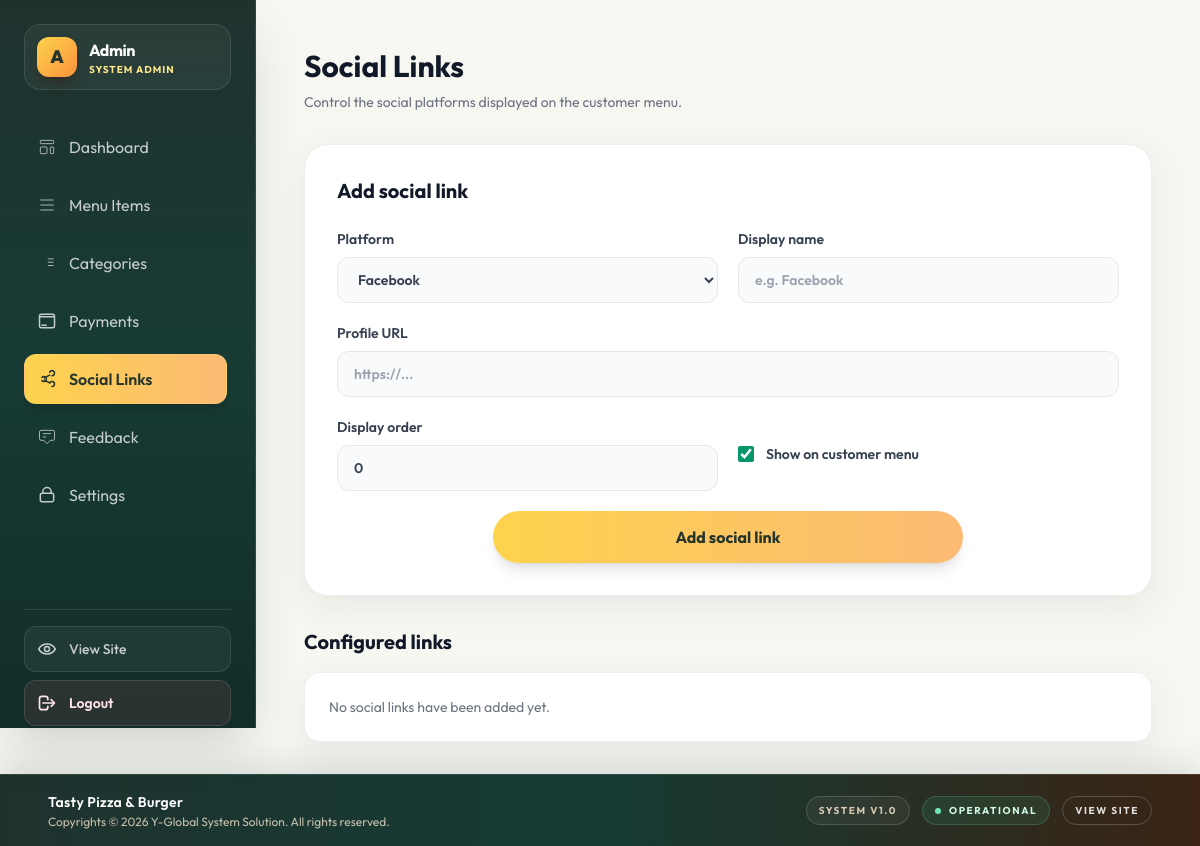
/admin/social_links.php (signed in), run on an earlier commit of the app's database.
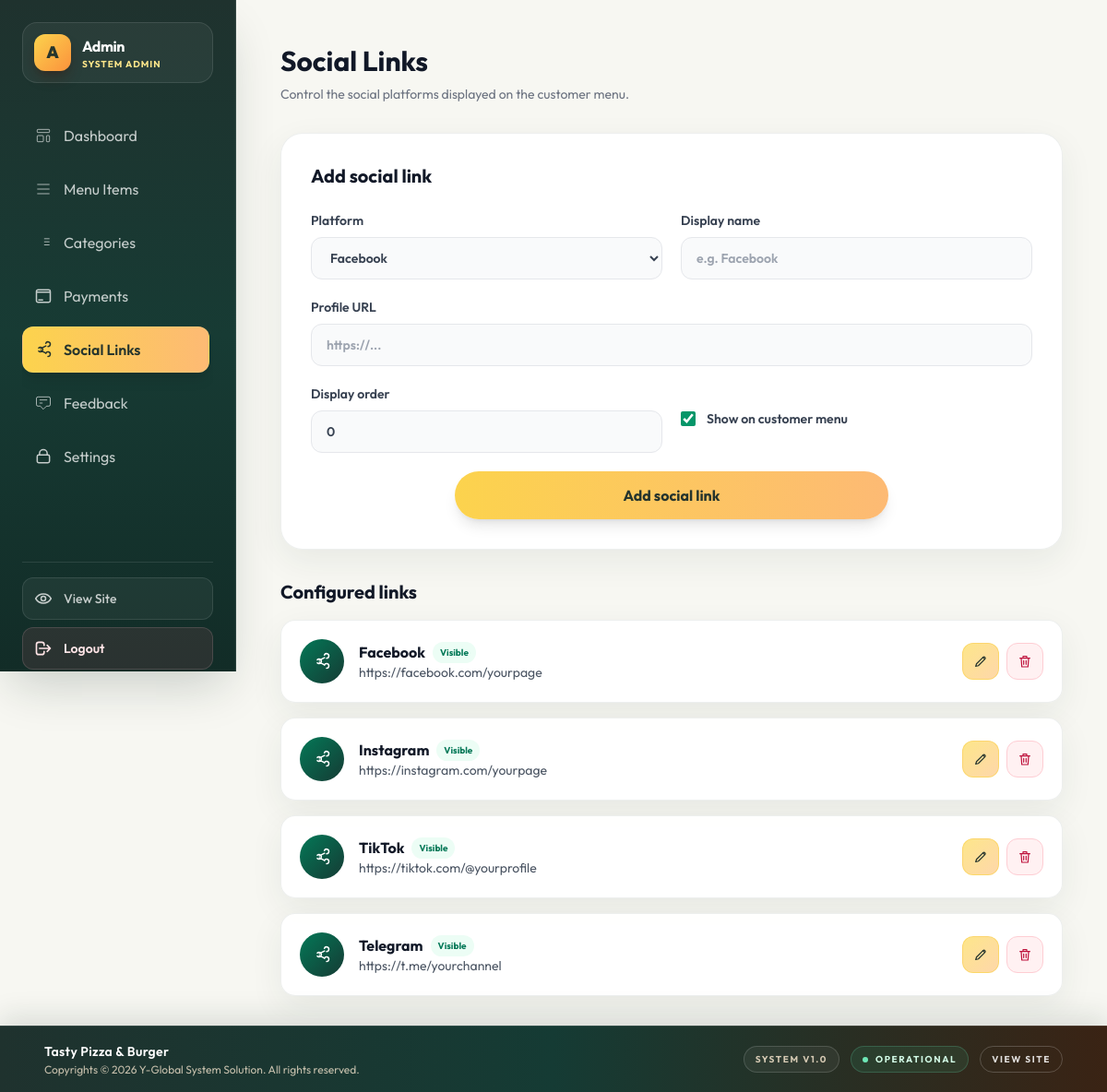
And on a later commit of the database.
### tables this page shows
CREATE TABLE `social_links` (
  `id` int(11) NOT NULL AUTO_INCREMENT,
  `platform` varchar(50) NOT NULL,
  `name` varchar(100) NOT NULL,
  `url` text NOT NULL,
  `is_active` tinyint(1) DEFAULT 1,
  `sort_order` int(11) DEFAULT 0,
  PRIMARY KEY (`id`)
);

### admin/social_links.php (the view, shortened to what the rows shown need)
<?php
require_once '../includes/db.php';
$links = $pdo->query("SELECT * FROM social_links ORDER BY sort_order ASC, id ASC")->fetchAll();
include 'header.php';
?>
<div class="mx-auto max-w-5xl">
    <header class="mb-8">
        <h2 class="text-3xl font-bold text-gray-900">Social Links</h2>
    </header>
    <section class="space-y-4">
        <?php foreach ($links as $link): ?>
            <article class="glass-card flex flex-col gap-4 rounded-2xl p-5 sm:flex-row sm:items-center">
                <div class="flex h-12 w-12 shrink-0 items-center justify-center rounded-full bg-gradient-to-br from-emerald-700 to-[#153b34] text-white">
                    <svg class="h-5 w-5" fill="none" stroke="currentColor" viewBox="0 0 24 24" aria-hidden="true">
                        <path stroke-linecap="round" stroke-linejoin="round" stroke-width="1.8" d="M18 8a3 3 0 1 0-2.83-4M6 14a3 3 0 1 0 0-4m12 11a3 3 0 1 0-2.83-4M8.7 10.7l6.6-3.4m-6.6 6 6.6 3.4" />
                    </svg>
                </div>
                <div class="min-w-0 flex-1">
                    <div class="flex flex-wrap items-center gap-2">
                        <h4 class="font-bold text-gray-900"><?= htmlspecialchars($link['name']) ?></h4>
                        <span class="rounded-full px-2 py-1 text-[10px] font-bold <?= $link['is_active'] ? 'bg-emerald-50 text-emerald-700' : 'bg-gray-100 text-gray-500' ?>">
                            <?= $link['is_active'] ? 'Visible' : 'Hidden' ?>
                        </span>
                    </div>
                    <p class="truncate text-sm text-gray-600"><?= htmlspecialchars($link['url']) ?></p>
                </div>
                <div class="flex gap-2">
                    <a href="social_links.php?edit=<?= (int) $link['id'] ?>" aria-label="Edit <?= htmlspecialchars($link['name']) ?>" title="Edit link"
                        class="inline-flex h-10 w-10 items-center justify-center rounded-xl border border-amber-300/60 bg-gradient-to-br from-amber-200 to-orange-200 text-[#25342d]">
                        <svg class="h-4 w-4" fill="none" stroke="currentColor" viewBox="0 0 24 24" aria-hidden="true">
                            <path stroke-linecap="round" stroke-linejoin="round" stroke-width="1.8" d="m15.5 5.5 3 3M4 20l4.3-.9L19 8.4a2.1 2.1 0 0 0-3-3L5.3 16.1 4 20Z" />
                        </svg>
                    </a>
                    <form method="POST">
                        <button type="button" @click="requestConfirmation('Remove this social link?', () => $el.closest('form').requestSubmit())" aria-label="Delete <?= htmlspecialchars($link['name']) ?>" title="Delete link"
                            class="inline-flex h-10 w-10 items-center justify-center rounded-xl border border-rose-200 bg-rose-50 text-rose-700">
                            <svg class="h-4 w-4" fill="none" stroke="currentColor" viewBox="0 0 24 24" aria-hidden="true">
                                <path stroke-linecap="round" stroke-linejoin="round" stroke-width="1.8" d="M4 7h16m-10 4v6m4-6v6M6 7l1 14h10l1-14M9 7V4h6v3" />
                            </svg>
                        </button>
                    </form>
                </div>
            </article>
        <?php endforeach; ?>
    </section>
</div>
<?php include 'footer.php'; ?>

What changed in the data, as far as the page shows it:
added social_links: name "Facebook", is_active "Visible", url "https://facebook.com/yourpage"
added social_links: name "Instagram", is_active "Visible", url "https://instagram.com/yourpage"
added social_links: name "TikTok", is_active "Visible", url "https://tiktok.com/@yourprofile"
added social_links: name "Telegram", is_active "Visible", url "https://t.me/yourchannel"
Also different on the page:
text no longer shown: "No social links have been added yet."
